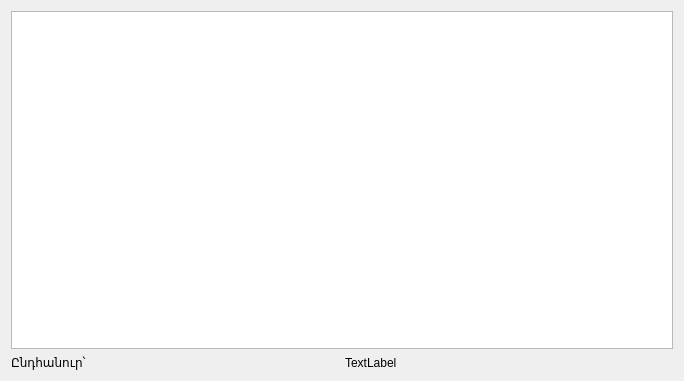
<?xml version="1.0" encoding="UTF-8"?>
<ui version="4.0">
 <class>CartDialog</class>
 <widget class="QDialog" name="CartDialog">
  <property name="geometry">
   <rect>
    <x>0</x>
    <y>0</y>
    <width>684</width>
    <height>381</height>
   </rect>
  </property>
  <property name="windowTitle">
   <string>Ամբողջ պատվերը</string>
  </property>
  <layout class="QVBoxLayout" name="verticalLayout">
   <item>
    <widget class="QTableView" name="ViewAllOrders">
     <attribute name="horizontalHeaderCascadingSectionResizes">
      <bool>true</bool>
     </attribute>
     <attribute name="horizontalHeaderStretchLastSection">
      <bool>true</bool>
     </attribute>
    </widget>
   </item>
   <item>
    <layout class="QHBoxLayout" name="horizontalLayout">
     <item>
      <widget class="QLabel" name="label">
       <property name="text">
        <string>Ընդհանուր՝</string>
       </property>
      </widget>
     </item>
     <item>
      <widget class="QLabel" name="PriceLabel">
       <property name="text">
        <string>TextLabel</string>
       </property>
      </widget>
     </item>
    </layout>
   </item>
  </layout>
 </widget>
 <resources/>
 <connections/>
</ui>
